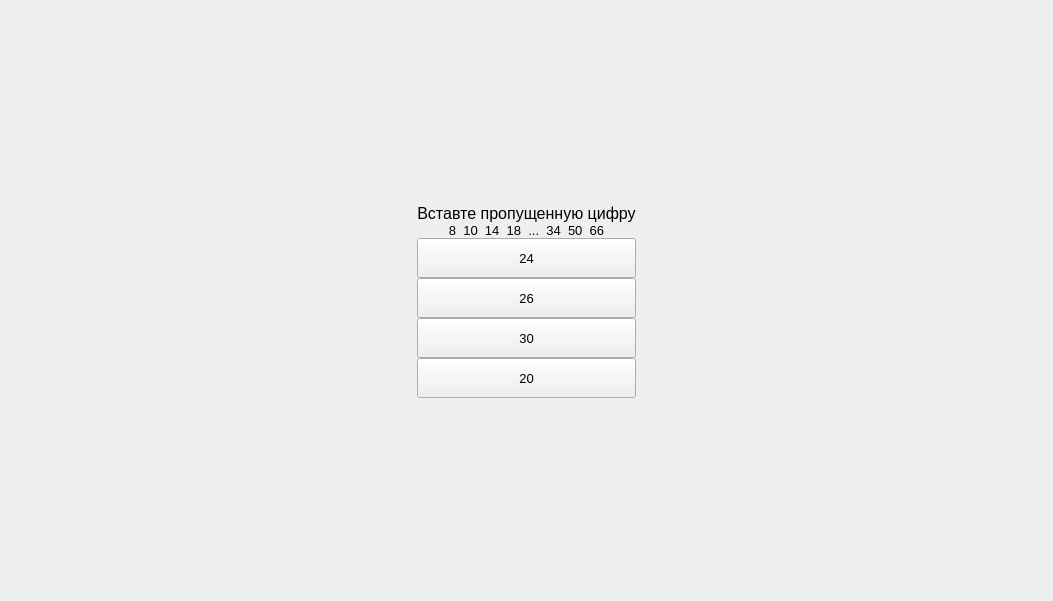
      <widget class="QWidget" name="page_26">
       <layout class="QGridLayout" name="gridLayout_51">
        <item row="0" column="0">
         <widget class="QWidget" name="widget_26" native="true">
          <layout class="QGridLayout" name="gridLayout_52">
           <property name="leftMargin">
            <number>0</number>
           </property>
           <property name="topMargin">
            <number>0</number>
           </property>
           <property name="rightMargin">
            <number>0</number>
           </property>
           <property name="bottomMargin">
            <number>0</number>
           </property>
           <property name="spacing">
            <number>0</number>
           </property>
           <item row="0" column="1">
            <spacer name="verticalSpacer_60">
             <property name="orientation">
              <enum>Qt::Vertical</enum>
             </property>
             <property name="sizeHint" stdset="0">
              <size>
               <width>20</width>
               <height>193</height>
              </size>
             </property>
            </spacer>
           </item>
           <item row="1" column="1">
            <widget class="QLabel" name="label_45">
             <property name="font">
              <font>
               <pointsize>12</pointsize>
              </font>
             </property>
             <property name="text">
              <string>Вставте пропущенную цифру</string>
             </property>
             <property name="alignment">
              <set>Qt::AlignCenter</set>
             </property>
            </widget>
           </item>
           <item row="2" column="1">
            <widget class="QLabel" name="label_46">
             <property name="font">
              <font>
               <pointsize>10</pointsize>
              </font>
             </property>
             <property name="text">
              <string>8  10  14  18  ...  34  50  66</string>
             </property>
             <property name="alignment">
              <set>Qt::AlignCenter</set>
             </property>
            </widget>
           </item>
           <item row="3" column="1">
            <widget class="QPushButton" name="pushButton_96">
             <property name="minimumSize">
              <size>
               <width>0</width>
               <height>40</height>
              </size>
             </property>
             <property name="font">
              <font>
               <pointsize>10</pointsize>
              </font>
             </property>
             <property name="text">
              <string>24</string>
             </property>
            </widget>
           </item>
           <item row="4" column="1">
            <widget class="QPushButton" name="pushButton_97">
             <property name="minimumSize">
              <size>
               <width>0</width>
               <height>40</height>
              </size>
             </property>
             <property name="font">
              <font>
               <pointsize>10</pointsize>
              </font>
             </property>
             <property name="text">
              <string>26</string>
             </property>
            </widget>
           </item>
           <item row="5" column="0">
            <spacer name="horizontalSpacer_51">
             <property name="orientation">
              <enum>Qt::Horizontal</enum>
             </property>
             <property name="sizeHint" stdset="0">
              <size>
               <width>406</width>
               <height>20</height>
              </size>
             </property>
            </spacer>
           </item>
           <item row="5" column="1">
            <widget class="QPushButton" name="pushButton_98">
             <property name="minimumSize">
              <size>
               <width>0</width>
               <height>40</height>
              </size>
             </property>
             <property name="font">
              <font>
               <pointsize>10</pointsize>
              </font>
             </property>
             <property name="text">
              <string>30</string>
             </property>
            </widget>
           </item>
           <item row="5" column="2" rowspan="2">
            <spacer name="horizontalSpacer_52">
             <property name="orientation">
              <enum>Qt::Horizontal</enum>
             </property>
             <property name="sizeHint" stdset="0">
              <size>
               <width>406</width>
               <height>20</height>
              </size>
             </property>
            </spacer>
           </item>
           <item row="6" column="1">
            <widget class="QPushButton" name="pushButton_99">
             <property name="minimumSize">
              <size>
               <width>0</width>
               <height>40</height>
              </size>
             </property>
             <property name="font">
              <font>
               <pointsize>10</pointsize>
              </font>
             </property>
             <property name="text">
              <string>20</string>
             </property>
            </widget>
           </item>
           <item row="7" column="1">
            <spacer name="verticalSpacer_61">
             <property name="orientation">
              <enum>Qt::Vertical</enum>
             </property>
             <property name="sizeHint" stdset="0">
              <size>
               <width>20</width>
               <height>192</height>
              </size>
             </property>
            </spacer>
           </item>
          </layout>
         </widget>
        </item>
       </layout>
      </widget>
